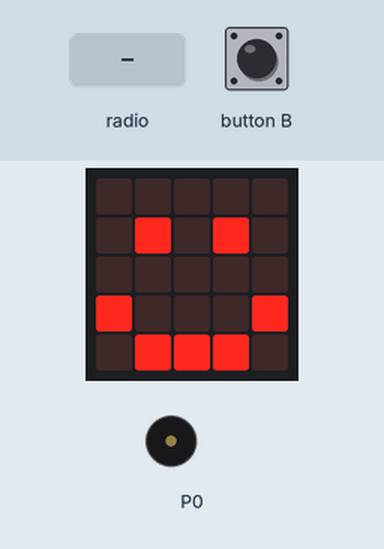
A program run on a simulated BBC micro:bit (MakeCode). On the bench: the board's 5×5 LED display, buzzer (waves = sounding). The inputs (shaded band) are chosen by the test bench. No radio messages arrive unless stated (any console line starting 'radio sent:' is added by the test bench); what the program prints to the serial console is not drawn.

Above: at 1.6 s.
1.7 s: radio message "0" arrives
At 2.1 s:
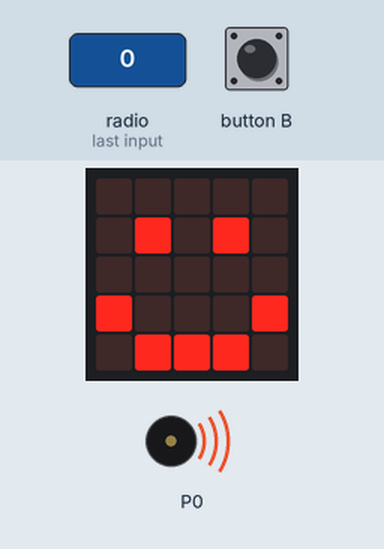
4.7 s: button B pressed for 0.15 s
Timing chart, 0 to 7.7 s (numbered marks = the images above; inputs shaded):
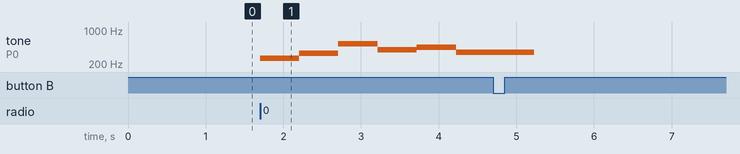

The program:

main.ts
```typescript
radio.onReceivedNumber(function (receivedNumber) {
    music.play(music.stringPlayable("C E C5 G A F F - ", 120), music.PlaybackMode.UntilDone)
})
input.onButtonPressed(Button.B, function () {
    radio.sendNumber(0)
})
basic.showLeds(`
    . . . . .
    . # . # .
    . . . . .
    # . . . #
    . # # # .
    `)
radio.setGroup(1)
```

test.ts
```typescript
// Hier kann man Tests durchführen; diese Datei wird nicht kompiliert, wenn dieses Paket als Erweiterung verwendet wird.
```

Measured:
- after the input at 1.7 s, tone on P0: plays 262 Hz for 0.51 s, 330 Hz for 0.51 s, 523 Hz for 0.51 s, 392 Hz for 0.51 s, 440 Hz for 0.51 s, 349 Hz for 0.47 s, starting at once
